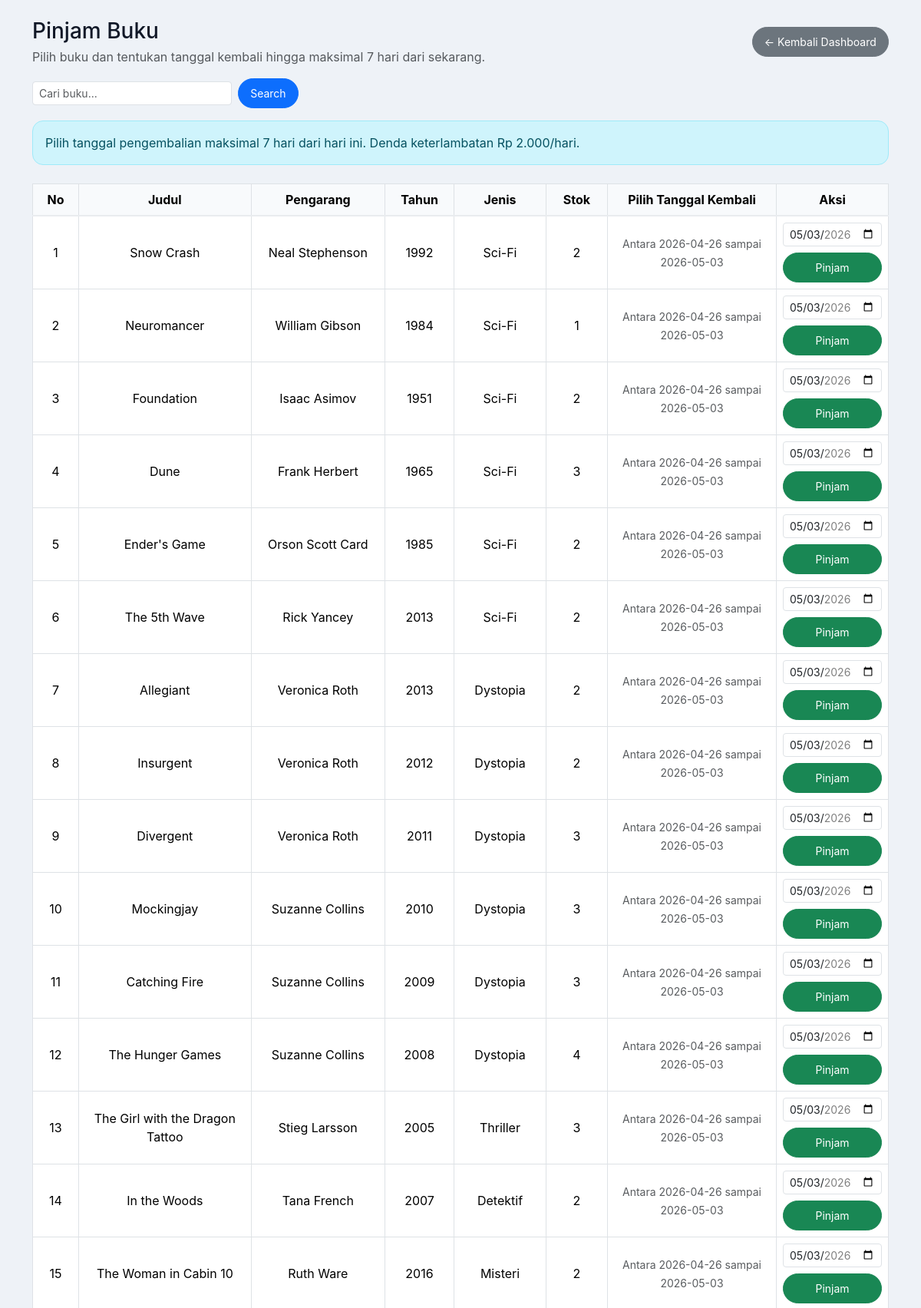
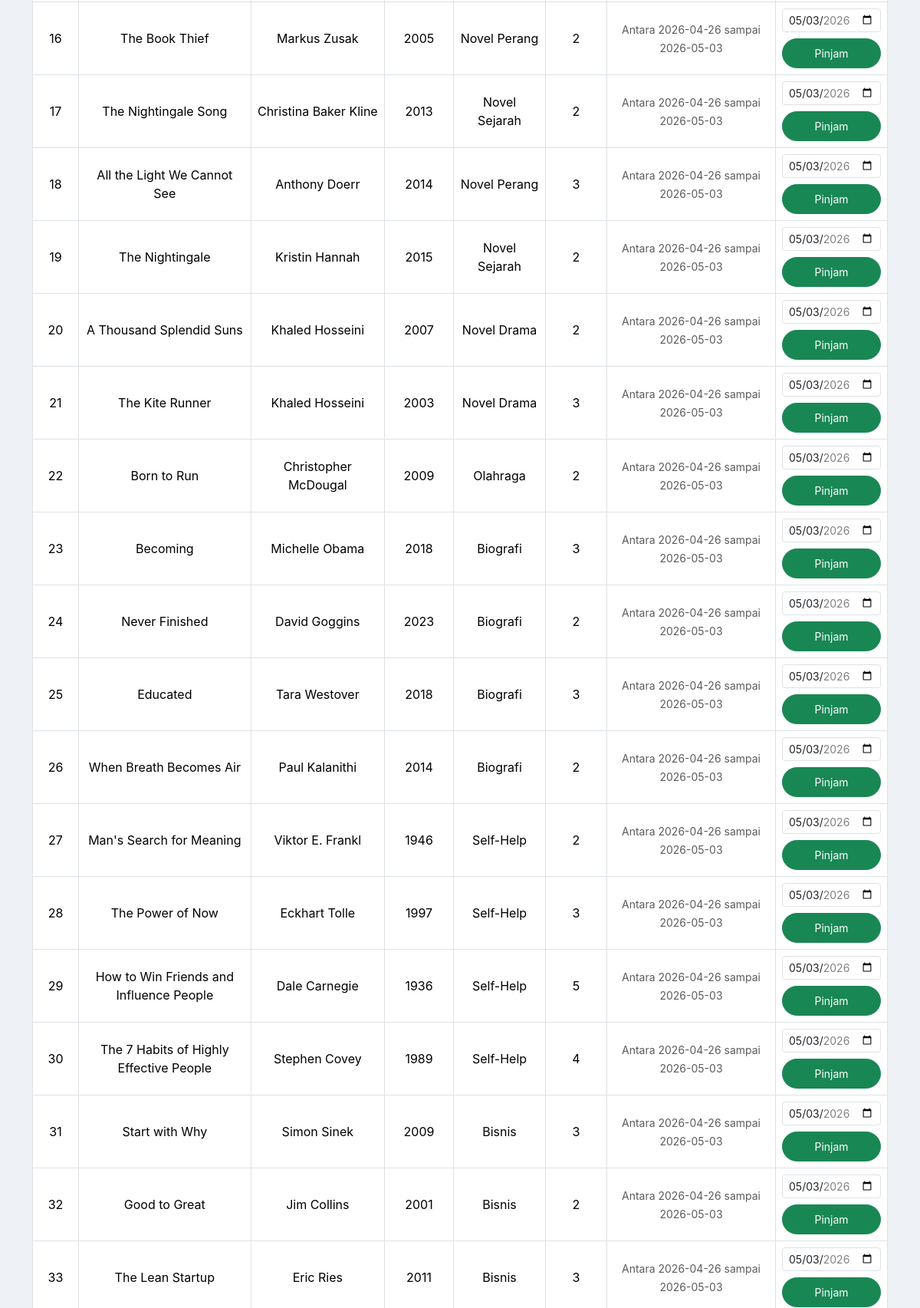
The page /siswa/pinjam.php (signed in, upper part) on the database its author committed (2 pictures, top to bottom).
### tables this page shows
CREATE TABLE `buku` (
  `id` int(11) NOT NULL,
  `judul` varchar(255) NOT NULL,
  `pengarang` varchar(100) NOT NULL,
  `tahun_terbit` int(11) DEFAULT NULL,
  `jenis` varchar(100) DEFAULT NULL,
  `stok` int(11) NOT NULL DEFAULT 0,
  `harga` int(11) NOT NULL DEFAULT 0,
  `created_at` timestamp NOT NULL DEFAULT current_timestamp(),
  `updated_at` timestamp NOT NULL DEFAULT current_timestamp() ON UPDATE current_timestamp()
);

### siswa/pinjam.php (the view, shortened to what this page needs)
<?php
include __DIR__ . '/../koneksi.php';
$hari_ini = date('Y-m-d');
$max_batas = date('Y-m-d', strtotime('+7 days'));
$cari = $_GET['cari'] ?? '';
if($cari != ''){
    $safeCari = mysqli_real_escape_string($koneksi, $cari);
    $data = mysqli_query($koneksi,"SELECT * FROM buku WHERE
        judul LIKE '%$safeCari%' OR
        pengarang LIKE '%$safeCari%' OR
        tahun_terbit LIKE '%$safeCari%' OR
        jenis LIKE '%$safeCari%'
        ORDER BY id DESC");
}else{
    $data = mysqli_query($koneksi,"SELECT * FROM buku ORDER BY id DESC");
}
?>
<!DOCTYPE html>
<html lang="id">
<head>
    <link href="https://cdn.jsdelivr.net/npm/bootstrap@5.3.2/dist/css/bootstrap.min.css" rel="stylesheet">
</head>
<body>
<div class="container mt-4">
    <div class="row align-items-center mb-3">
        <div class="col-md-8">
            <h3 class="mb-1">Pinjam Buku</h3>
            <p class="text-muted mb-0">Pilih buku dan tentukan tanggal kembali hingga maksimal 7 hari dari sekarang.</p>
        </div>
        <div class="col-md-4 text-md-end mt-3 mt-md-0">
            <a href="dashboard.php" class="btn btn-secondary btn-sm">← Kembali Dashboard</a>
        </div>
    </div>
    <form class="d-flex flex-wrap gap-2 align-items-center mb-3" method="GET">
        <input type="text" name="cari" value="<?= htmlspecialchars($cari) ?>"
               class="form-control form-control-sm" style="max-width:260px;"
               placeholder="Cari buku...">
        <button class="btn btn-primary btn-sm">Search</button>
    </form>
    <div class="alert alert-info p-3 mb-4">
        Pilih tanggal pengembalian maksimal 7 hari dari hari ini. Denda keterlambatan Rp 2.000/hari.
    </div>
    <div class="table-responsive">
        <table class="table table-bordered table-hover align-middle">
            <tr class="text-center">
                <th style="width:60px">No</th>
                <th>Judul</th>
                <th>Pengarang</th>
                <th style="width:90px">Tahun</th>
                <th style="width:120px">Jenis</th>
                <th style="width:80px">Stok</th>
                <th style="width:220px">Pilih Tanggal Kembali</th>
                <th style="width:140px">Aksi</th>
            </tr>
            <?php
            $no = 1;
            while ($d = mysqli_fetch_assoc($data)) :
            ?>
            <tr class="text-center">
                <td><?= $no++ ?></td>
                <td><?= htmlspecialchars($d['judul']) ?></td>
                <td><?= htmlspecialchars($d['pengarang']) ?></td>
                <td><?= htmlspecialchars($d['tahun_terbit']) ?></td>
                <td><?= htmlspecialchars($d['jenis']) ?></td>
                <td><?= $d['stok'] ?></td>
                <td>
                    <?php if($d['stok'] > 0){ ?>
                        <small class="text-muted">Antara <?= $hari_ini ?> sampai <?= $max_batas ?></small>
                    <?php } else { ?>
                        -
                    <?php } ?>
                </td>
                <td>
                    <?php if($d['stok'] > 0){ ?>
                        <form method="POST" class="d-flex flex-column gap-2 align-items-center">
                            <input type="date" name="batas_kembali" class="form-control form-control-sm"
                                min="<?= $hari_ini ?>" max="<?= $max_batas ?>" value="<?= $max_batas ?>" required>
                            <button type="submit" class="btn btn-success btn-sm w-100">Pinjam</button>
                        </form>
                    <?php } else { ?>
                        <button class="btn btn-secondary btn-sm" disabled>Habis</button>
                    <?php } ?>
                </td>
            </tr>
            <?php endwhile; ?>
        </table>
    </div>
</div>
</body>
</html>

### siswa/pinjam.php (style rules this page uses)
body { background: #eef2f7; color: #1f2937; font-family: Inter, system-ui, -apple-system, BlinkMacSystemFont, "Segoe UI", sans-serif; }
.btn { border-radius: 999px; }
.btn-sm { padding: 0.5rem 0.95rem; }
.table th { background: #f8fafc; border-bottom: 2px solid #e9ecef; }
.table td, .table th { vertical-align: middle; }
.alert { border-radius: 14px; }
h3, h4, h5, h6 { color: #111827; }

### rows shown on the page
buku: judul "Snow Crash", pengarang "Neal Stephenson", tahun_terbit "1992", jenis "Sci-Fi", stok "2"
buku: judul "Neuromancer", pengarang "William Gibson", tahun_terbit "1984", jenis "Sci-Fi", stok "1"
buku: judul "Foundation", pengarang "Isaac Asimov", tahun_terbit "1951", jenis "Sci-Fi", stok "2"
buku: judul "Dune", pengarang "Frank Herbert", tahun_terbit "1965", jenis "Sci-Fi", stok "3"
buku: judul "Ender's Game", pengarang "Orson Scott Card", tahun_terbit "1985", jenis "Sci-Fi", stok "2"
buku: judul "The 5th Wave", pengarang "Rick Yancey", tahun_terbit "2013", jenis "Sci-Fi", stok "2"
buku: judul "Allegiant", pengarang "Veronica Roth", tahun_terbit "2013", jenis "Dystopia", stok "2"
buku: judul "Insurgent", pengarang "Veronica Roth", tahun_terbit "2012", jenis "Dystopia", stok "2"
buku: judul "Divergent", pengarang "Veronica Roth", tahun_terbit "2011", jenis "Dystopia", stok "3"
buku: judul "Mockingjay", pengarang "Suzanne Collins", tahun_terbit "2010", jenis "Dystopia", stok "3"
buku: judul "Catching Fire", pengarang "Suzanne Collins", tahun_terbit "2009", jenis "Dystopia", stok "3"
buku: judul "The Hunger Games", pengarang "Suzanne Collins", tahun_terbit "2008", jenis "Dystopia", stok "4"
buku: judul "The Girl with the Dragon Tattoo", pengarang "Stieg Larsson", tahun_terbit "2005", jenis "Thriller", stok "3"
buku: judul "In the Woods", pengarang "Tana French", tahun_terbit "2007", jenis "Detektif", stok "2"
buku: judul "The Woman in Cabin 10", pengarang "Ruth Ware", tahun_terbit "2016", jenis "Misteri", stok "2"
buku: judul "The Book Thief", pengarang "Markus Zusak", tahun_terbit "2005", jenis "Novel Perang", stok "2"
buku: judul "The Nightingale Song", pengarang "Christina Baker Kline", tahun_terbit "2013", jenis "Novel Sejarah", stok "2"
buku: judul "All the Light We Cannot See", pengarang "Anthony Doerr", tahun_terbit "2014", jenis "Novel Perang", stok "3"
buku: judul "The Nightingale", pengarang "Kristin Hannah", tahun_terbit "2015", jenis "Novel Sejarah", stok "2"
buku: judul "A Thousand Splendid Suns", pengarang "Khaled Hosseini", tahun_terbit "2007", jenis "Novel Drama", stok "2"
buku: judul "The Kite Runner", pengarang "Khaled Hosseini", tahun_terbit "2003", jenis "Novel Drama", stok "3"
buku: judul "Born to Run", pengarang "Christopher McDougal", tahun_terbit "2009", jenis "Olahraga", stok "2"
buku: judul "Becoming", pengarang "Michelle Obama", tahun_terbit "2018", jenis "Biografi", stok "3"
buku: judul "Never Finished", pengarang "David Goggins", tahun_terbit "2023", jenis "Biografi", stok "2"
buku: judul "Educated", pengarang "Tara Westover", tahun_terbit "2018", jenis "Biografi", stok "3"
buku: judul "When Breath Becomes Air", pengarang "Paul Kalanithi", tahun_terbit "2014", jenis "Biografi", stok "2"
buku: judul "Man's Search for Meaning", pengarang "Viktor E. Frankl", tahun_terbit "1946", jenis "Self-Help", stok "2"
buku: judul "The Power of Now", pengarang "Eckhart Tolle", tahun_terbit "1997", jenis "Self-Help", stok "3"
buku: judul "How to Win Friends and Influence People", pengarang "Dale Carnegie", tahun_terbit "1936", jenis "Self-Help", stok "5"
buku: judul "The 7 Habits of Highly Effective People", pengarang "Stephen Covey", tahun_terbit "1989", jenis "Self-Help", stok "4"
buku: judul "Start with Why", pengarang "Simon Sinek", tahun_terbit "2009", jenis "Bisnis", stok "3"
buku: judul "Good to Great", pengarang "Jim Collins", tahun_terbit "2001", jenis "Bisnis", stok "2"
buku: judul "The Lean Startup", pengarang "Eric Ries", tahun_terbit "2011", jenis "Bisnis", stok "3"
